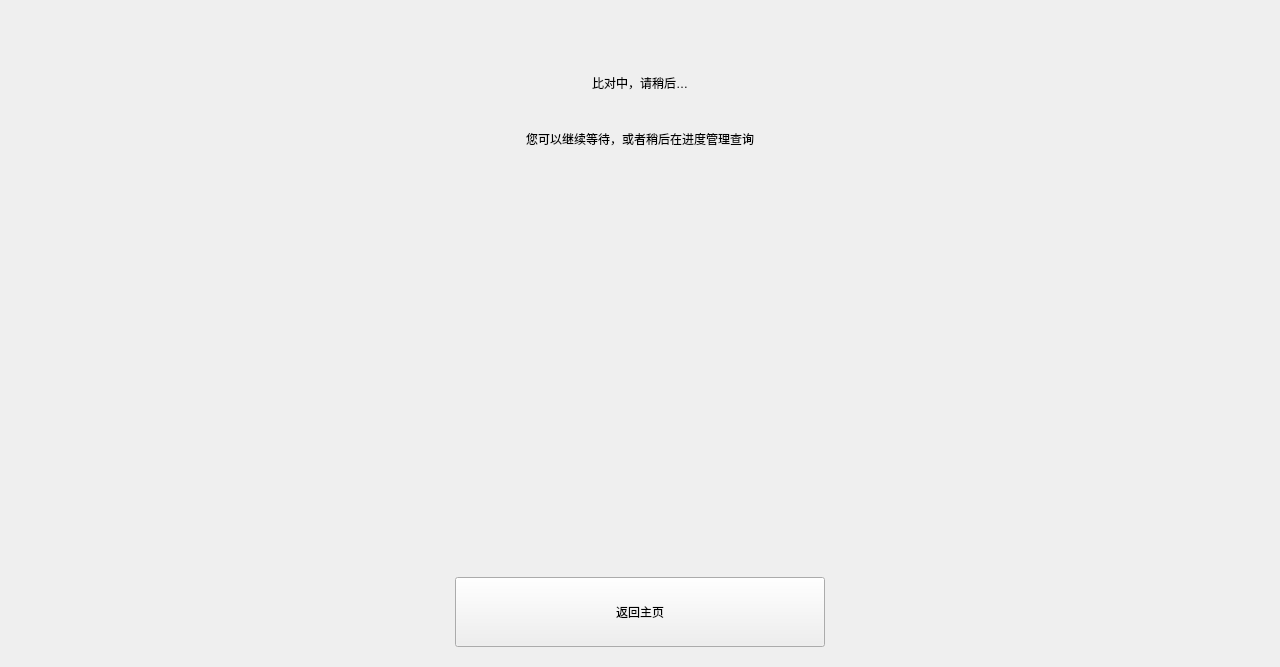
<?xml version="1.0" encoding="UTF-8"?>
<ui version="4.0">
 <class>WgtVerifyNo5Class</class>
 <widget class="QWidget" name="WgtVerifyNo5Class">
  <property name="geometry">
   <rect>
    <x>0</x>
    <y>0</y>
    <width>1280</width>
    <height>667</height>
   </rect>
  </property>
  <property name="windowTitle">
   <string>WgtVerifyNo5</string>
  </property>
  <layout class="QGridLayout" name="gridLayout_2">
   <property name="leftMargin">
    <number>0</number>
   </property>
   <property name="topMargin">
    <number>0</number>
   </property>
   <property name="rightMargin">
    <number>0</number>
   </property>
   <property name="bottomMargin">
    <number>0</number>
   </property>
   <property name="spacing">
    <number>0</number>
   </property>
   <item row="2" column="0">
    <widget class="QWidget" name="widgetTool" native="true">
     <property name="minimumSize">
      <size>
       <width>0</width>
       <height>110</height>
      </size>
     </property>
     <property name="maximumSize">
      <size>
       <width>16777215</width>
       <height>110</height>
      </size>
     </property>
     <layout class="QHBoxLayout" name="horizontalLayout_3">
      <item>
       <spacer name="horizontalSpacer_5">
        <property name="orientation">
         <enum>Qt::Orientation::Horizontal</enum>
        </property>
        <property name="sizeHint" stdset="0">
         <size>
          <width>40</width>
          <height>20</height>
         </size>
        </property>
       </spacer>
      </item>
      <item>
       <widget class="QPushButton" name="pushButtonBackHome">
        <property name="minimumSize">
         <size>
          <width>370</width>
          <height>70</height>
         </size>
        </property>
        <property name="text">
         <string>返回主页</string>
        </property>
       </widget>
      </item>
      <item>
       <spacer name="horizontalSpacer_2">
        <property name="orientation">
         <enum>Qt::Orientation::Horizontal</enum>
        </property>
        <property name="sizeHint" stdset="0">
         <size>
          <width>40</width>
          <height>20</height>
         </size>
        </property>
       </spacer>
      </item>
     </layout>
    </widget>
   </item>
   <item row="1" column="0">
    <widget class="QWidget" name="widget" native="true">
     <property name="minimumSize">
      <size>
       <width>0</width>
       <height>300</height>
      </size>
     </property>
     <layout class="QGridLayout" name="gridLayout">
      <item row="0" column="2" colspan="3">
       <spacer name="verticalSpacer">
        <property name="orientation">
         <enum>Qt::Orientation::Vertical</enum>
        </property>
        <property name="sizeHint" stdset="0">
         <size>
          <width>20</width>
          <height>40</height>
         </size>
        </property>
       </spacer>
      </item>
      <item row="1" column="6" rowspan="3">
       <spacer name="horizontalSpacer_4">
        <property name="orientation">
         <enum>Qt::Orientation::Horizontal</enum>
        </property>
        <property name="sizeHint" stdset="0">
         <size>
          <width>40</width>
          <height>20</height>
         </size>
        </property>
       </spacer>
      </item>
      <item row="2" column="2" colspan="3">
       <widget class="QLabel" name="labelInfo2">
        <property name="minimumSize">
         <size>
          <width>0</width>
          <height>50</height>
         </size>
        </property>
        <property name="maximumSize">
         <size>
          <width>16777215</width>
          <height>50</height>
         </size>
        </property>
        <property name="text">
         <string>您可以继续等待，或者稍后在进度管理查询</string>
        </property>
        <property name="alignment">
         <set>Qt::AlignmentFlag::AlignCenter</set>
        </property>
       </widget>
      </item>
      <item row="3" column="2">
       <widget class="RefreshViewLabel" name="labelRawImage">
        <property name="minimumSize">
         <size>
          <width>592</width>
          <height>333</height>
         </size>
        </property>
        <property name="maximumSize">
         <size>
          <width>592</width>
          <height>333</height>
         </size>
        </property>
        <property name="text">
         <string/>
        </property>
       </widget>
      </item>
      <item row="3" column="4">
       <widget class="RefreshViewLabel" name="labelVerifyImage">
        <property name="minimumSize">
         <size>
          <width>592</width>
          <height>333</height>
         </size>
        </property>
        <property name="maximumSize">
         <size>
          <width>592</width>
          <height>333</height>
         </size>
        </property>
        <property name="text">
         <string/>
        </property>
       </widget>
      </item>
      <item row="1" column="1" rowspan="4">
       <spacer name="horizontalSpacer">
        <property name="orientation">
         <enum>Qt::Orientation::Horizontal</enum>
        </property>
        <property name="sizeHint" stdset="0">
         <size>
          <width>40</width>
          <height>20</height>
         </size>
        </property>
       </spacer>
      </item>
      <item row="1" column="2" colspan="3">
       <layout class="QHBoxLayout" name="horizontalLayout">
        <item>
         <spacer name="horizontalSpacer_8">
          <property name="orientation">
           <enum>Qt::Orientation::Horizontal</enum>
          </property>
          <property name="sizeHint" stdset="0">
           <size>
            <width>40</width>
            <height>20</height>
           </size>
          </property>
         </spacer>
        </item>
        <item>
         <widget class="QLabel" name="labelInfo1">
          <property name="minimumSize">
           <size>
            <width>430</width>
            <height>55</height>
           </size>
          </property>
          <property name="maximumSize">
           <size>
            <width>430</width>
            <height>50</height>
           </size>
          </property>
          <property name="text">
           <string>比对中，请稍后…</string>
          </property>
          <property name="alignment">
           <set>Qt::AlignmentFlag::AlignCenter</set>
          </property>
         </widget>
        </item>
        <item>
         <spacer name="horizontalSpacer_9">
          <property name="orientation">
           <enum>Qt::Orientation::Horizontal</enum>
          </property>
          <property name="sizeHint" stdset="0">
           <size>
            <width>40</width>
            <height>20</height>
           </size>
          </property>
         </spacer>
        </item>
       </layout>
      </item>
      <item row="3" column="3">
       <spacer name="horizontalSpacer_6">
        <property name="orientation">
         <enum>Qt::Orientation::Horizontal</enum>
        </property>
        <property name="sizeHint" stdset="0">
         <size>
          <width>40</width>
          <height>20</height>
         </size>
        </property>
       </spacer>
      </item>
      <item row="4" column="2" colspan="3">
       <spacer name="verticalSpacer_2">
        <property name="orientation">
         <enum>Qt::Orientation::Vertical</enum>
        </property>
        <property name="sizeHint" stdset="0">
         <size>
          <width>20</width>
          <height>40</height>
         </size>
        </property>
       </spacer>
      </item>
      <item row="0" column="0" rowspan="5">
       <spacer name="horizontalSpacer_3">
        <property name="orientation">
         <enum>Qt::Orientation::Horizontal</enum>
        </property>
        <property name="sizeHint" stdset="0">
         <size>
          <width>40</width>
          <height>20</height>
         </size>
        </property>
       </spacer>
      </item>
      <item row="1" column="5" rowspan="3">
       <spacer name="horizontalSpacer_7">
        <property name="orientation">
         <enum>Qt::Orientation::Horizontal</enum>
        </property>
        <property name="sizeHint" stdset="0">
         <size>
          <width>40</width>
          <height>20</height>
         </size>
        </property>
       </spacer>
      </item>
     </layout>
    </widget>
   </item>
  </layout>
 </widget>
 <layoutdefault spacing="6" margin="11"/>
 <customwidgets>
  <customwidget>
   <class>RefreshViewLabel</class>
   <extends>QLabel</extends>
   <header location="global">refreshviewlabel.h</header>
  </customwidget>
 </customwidgets>
 <resources/>
 <connections/>
</ui>
